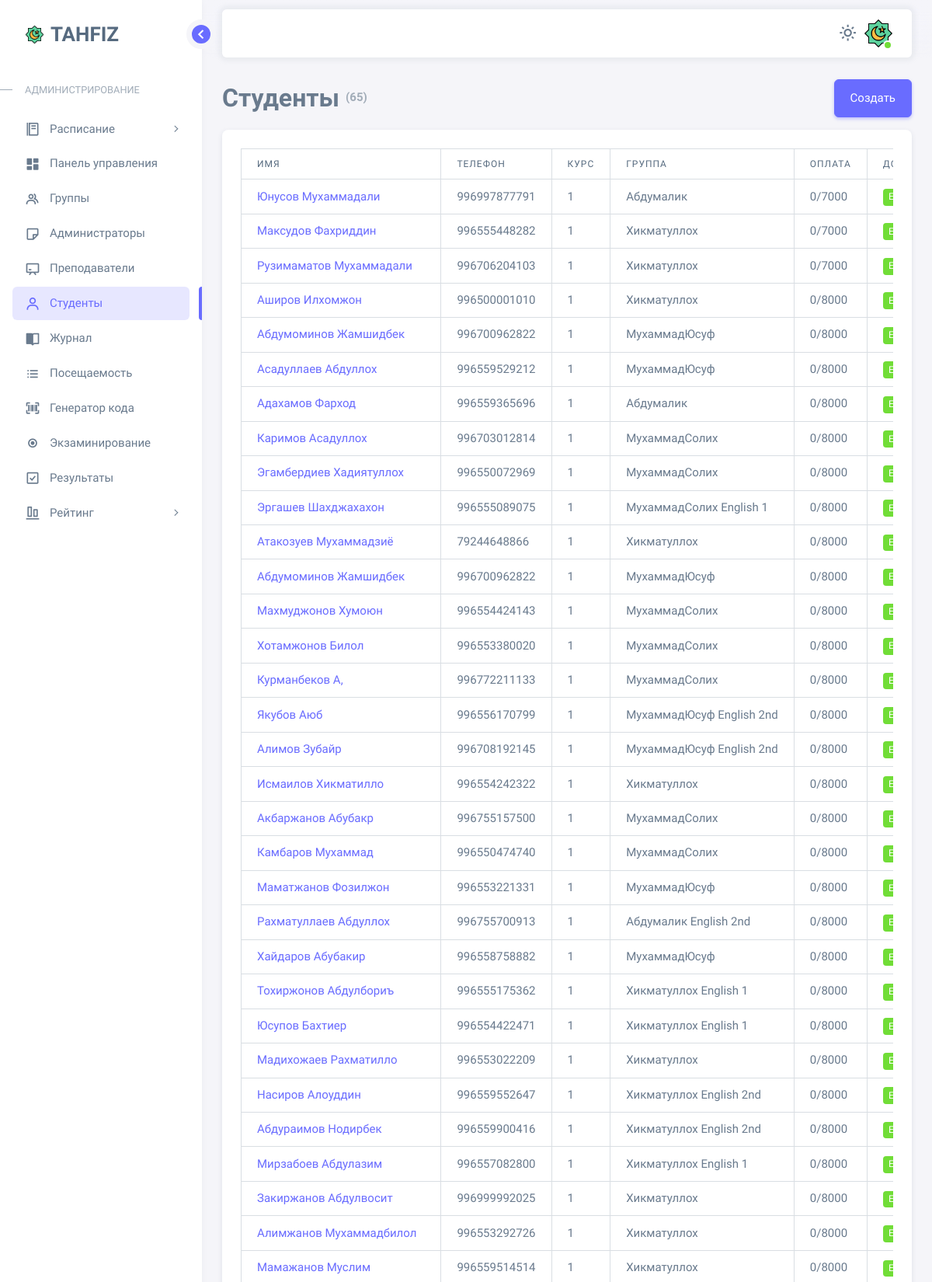
/student/list/ (signed in, upper part), run on the app's committed database.
### apps/student/models.py (models this page shows, shortened)
class Student(models.Model):
    image = models.ImageField(upload_to='student/', null=True)
    to_pay = models.IntegerField(null=True)
    user = models.OneToOneField(
        User,
        on_delete=models.CASCADE,
        null=True)
    name = models.CharField(max_length=150)
    status = models.BooleanField(default=True)
    phone = models.CharField(max_length=12, default='996')
    group = models.ManyToManyField(Group)
    class Meta:
        verbose_name = 'Ученик'
        verbose_name_plural = 'Ученики'
    def semester_access(self):
        return True
    @property
    def payed(self):
        return sum(i.amount for i in self.transaction_set.filter(Q(date__month=datetime.now().month) & Q(date__year=datetime.now().year)))

### apps/group/models.py (models this page shows)
class Group(models.Model):
    title = models.CharField(max_length=40, null=True)
    course = models.ForeignKey(Course, on_delete=models.SET_NULL, null=True)
    class Meta:
        verbose_name = 'Группа'
        verbose_name_plural = 'Группы'
    def __str__(self):
        return self.title

### apps/dashboard/models.py (models this page shows, shortened)
class Course(models.Model):
    title = models.CharField(max_length=140, null=True)
    class Meta:
        verbose_name = 'Курс'
        verbose_name_plural = 'Курсы'

### apps/user/utils.py (the view)
    def wrapper(request, *args, **kwargs):
        if request.user.is_superuser or request.user.role == 'admin' or request.user.role == 'administrator':
            return func(request, *args, **kwargs)
        else:
            return redirect('schedule')

### apps/student/views.py (called while the page is built)
@login_required(login_url='login')
@is_admin
def list(request):
    students = Student.objects.all().order_by('-id')
    context = {
        'students': students,
    }
    return render(request, 'student/list.html', context)

### apps/user/utils.py (called while the page is built)
def is_admin(func):
    def wrapper(request, *args, **kwargs):
        if request.user.is_superuser or request.user.role == 'admin' or request.user.role == 'administrator':
            return func(request, *args, **kwargs)
        else:
            return redirect('schedule')
    return wrapper

### templates/student/list.html (shortened to what this page needs)
{% extends 'base.html' %}
{% load static %}
{% block content %}
<div class="d-flex justify-content-between mb-3">
  <span class="fs-2 fw-bold">
    Студенты <sup class="text-muted fs-6">({{ students.count }})</sup>
  </span>
  <a href="{% url 'student-create' %}" class="btn btn-primary no-print">Создать</a>
</div>
<div class="card">
  <div class="card-body">
    <div class="table-responsive text-nowrap">
      <table class="table table-bordered">
        <thead>
          <tr>
            <th>Имя</th>
            <th>Телефон</th>
            <th>Курс</th>
            <th>Группа</th>
            <th>Оплата</th>
            <th>Допуск</th>
          </tr>
        </thead>
        <tbody>
          {% for student in students %}
          <tr>
            <td>
              <a href="{% url 'student-details' student.id %}">{{ student.name }}</a>
            </td>
            <td>
              <span>{{ student.phone }}</span>
            </td>
            <td><span class="">{{ student.group.first.course.title }}</span></td>
            <td><span class="">{% for i in student.group.all %}
              {{ i }}
              {% endfor %}
              </span></td>
            <td><span class="">{{ student.payed }}/{{ student.to_pay }}</span></td>
            <td>
              {% if student.semester_access %}
              <span class="badge bg-success">Есть</span></td>
              {% else %}
              <span class="badge bg-danger">Нет</span></td>
              {% endif %}
          </tr>
          {% endfor %}
        </tbody>
      </table>
    </div>
  </div>
</div>
{% endblock %}

### data on the page
Student: name "Юнусов Мухаммадали", phone "996997877791", group.first.course "1", payed "0", to_pay "7000", shows "ЕСТЬ"
Group: title "Абдумалик"
Student: name "Максудов Фахриддин", phone "996555448282", group.first.course "1", payed "0", to_pay "7000", shows "ЕСТЬ"
Group: title "Хикматуллох"
Student: name "Рузимаматов Мухаммадали", phone "996706204103", group.first.course "1", payed "0", to_pay "7000", shows "ЕСТЬ"
Student: name "Аширов Илхомжон", phone "996500001010", group.first.course "1", payed "0", to_pay "8000", shows "ЕСТЬ"
Student: name "Абдумоминов Жамшидбек", phone "996700962822", group.first.course "1", payed "0", to_pay "8000", shows "ЕСТЬ"
Group: title "МухаммадЮсуф"
Student: name "Асадуллаев Абдуллох", phone "996559529212", group.first.course "1", payed "0", to_pay "8000", shows "ЕСТЬ"
Student: name "Адахамов Фарход", phone "996559365696", group.first.course "1", payed "0", to_pay "8000", shows "ЕСТЬ"
Student: name "Каримов Асадуллох", phone "996703012814", group.first.course "1", payed "0", to_pay "8000", shows "ЕСТЬ"
Group: title "МухаммадСолих"
Student: name "Эгамбердиев Хадиятуллох", phone "996550072969", group.first.course "1", payed "0", to_pay "8000", shows "ЕСТЬ"
Student: name "Эргашев Шахджахахон", phone "996555089075", group.first.course "1", payed "0", to_pay "8000", shows "ЕСТЬ"
Group: title "English 1"
Student: name "Атакозуев Мухаммадзиё", phone "79244648866", group.first.course "1", payed "0", to_pay "8000", shows "ЕСТЬ"
Student: name "Абдумоминов Жамшидбек", phone "996700962822", group.first.course "1", payed "0", to_pay "8000", shows "ЕСТЬ"
Student: name "Махмуджонов Хумоюн", phone "996554424143", group.first.course "1", payed "0", to_pay "8000", shows "ЕСТЬ"
Student: name "Хотамжонов Билол", phone "996553380020", group.first.course "1", payed "0", to_pay "8000", shows "ЕСТЬ"
Student: name "Курманбеков А,", phone "996772211133", group.first.course "1", payed "0", to_pay "8000", shows "ЕСТЬ"
Student: name "Якубов Аюб", phone "996556170799", group.first.course "1", payed "0", to_pay "8000", shows "ЕСТЬ"
Group: title "English 2nd"
Student: name "Алимов Зубайр", phone "996708192145", group.first.course "1", payed "0", to_pay "8000", shows "ЕСТЬ"
Student: name "Исмаилов Хикматилло", phone "996554242322", group.first.course "1", payed "0", to_pay "8000", shows "ЕСТЬ"
Student: name "Акбаржанов Абубакр", phone "996755157500", group.first.course "1", payed "0", to_pay "8000", shows "ЕСТЬ"
Student: name "Камбаров Мухаммад", phone "996550474740", group.first.course "1", payed "0", to_pay "8000", shows "ЕСТЬ"
Student: name "Маматжанов Фозилжон", phone "996553221331", group.first.course "1", payed "0", to_pay "8000", shows "ЕСТЬ"
Student: name "Рахматуллаев Абдуллох", phone "996755700913", group.first.course "1", payed "0", to_pay "8000", shows "ЕСТЬ"
Student: name "Хайдаров Абубакир", phone "996558758882", group.first.course "1", payed "0", to_pay "8000", shows "ЕСТЬ"
Student: name "Тохиржонов Абдулбориъ", phone "996555175362", group.first.course "1", payed "0", to_pay "8000", shows "ЕСТЬ"
Student: name "Юсупов Бахтиер", phone "996554422471", group.first.course "1", payed "0", to_pay "8000", shows "ЕСТЬ"
Student: name "Мадихожаев Рахматилло", phone "996553022209", group.first.course "1", payed "0", to_pay "8000", shows "ЕСТЬ"
Student: name "Насиров Алоуддин", phone "996559552647", group.first.course "1", payed "0", to_pay "8000", shows "ЕСТЬ"
Student: name "Абдураимов Нодирбек", phone "996559900416", group.first.course "1", payed "0", to_pay "8000", shows "ЕСТЬ"
Student: name "Мирзабоев Абдулазим", phone "996557082800", group.first.course "1", payed "0", to_pay "8000", shows "ЕСТЬ"
Student: name "Закиржанов Абдулвосит", phone "996999992025", group.first.course "1", payed "0", to_pay "8000", shows "ЕСТЬ"
Student: name "Алимжанов Мухаммадбилол", phone "996553292726", group.first.course "1", payed "0", to_pay "8000", shows "ЕСТЬ"
Student: name "Мамажанов Муслим", phone "996559514514", group.first.course "1", payed "0", to_pay "8000", shows "ЕСТЬ"

### other printed values
{{ students.count }} "65"
